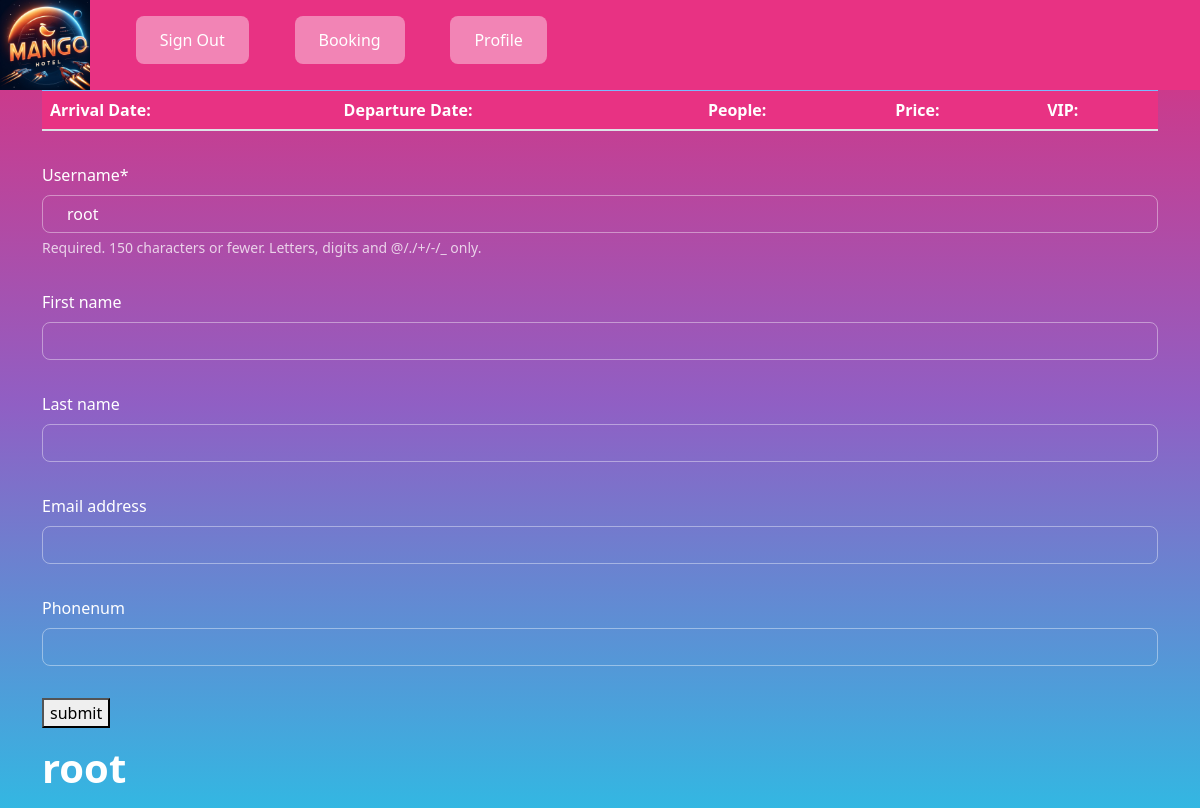
Page /profile (signed in) on the earlier database version.
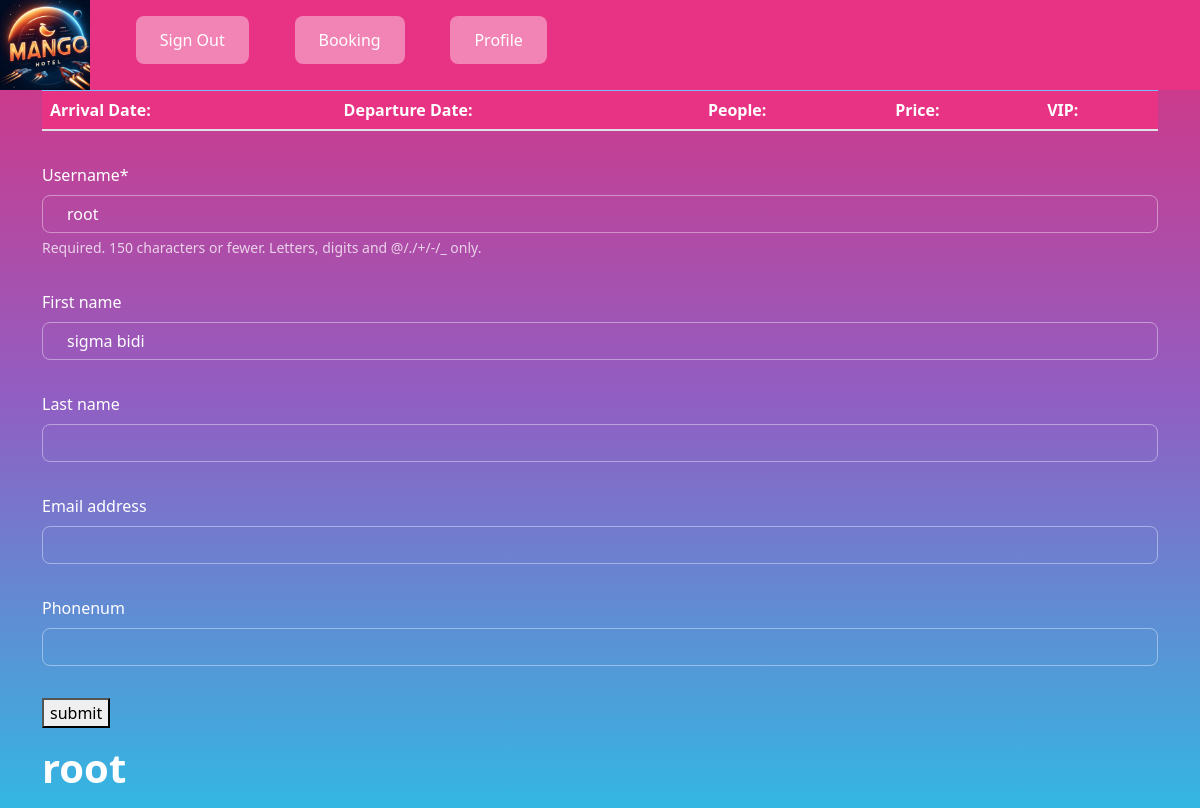
Same page on the later database version.
### website/models.py (models this page shows)
class HotelUser(AbstractUser):
    phonenum = models.CharField(max_length=14, blank=True)

### website/views.py (the view)
# urls.py: path("profile", views.profile, name="profile")
def profile(request):
    tablestuff = Booking.objects.filter(booking_user_id_id=request.user)
    profiletable = request.user
    form = ProfileForm(instance=request.user)
    if request.method == "POST":
        form = ProfileForm(request.POST, instance=request.user)
        if form.is_valid():
            form.save()
    context = {'profileform': form,
               'profiledb': profiletable,
               'record': tablestuff}
    return render(request, 'pages/profile.html', context = context)

### website/forms.py
class ProfileForm(forms.ModelForm):
    class Meta:
        model = HotelUser
        fields = ['username', 'first_name','last_name','email', 'phonenum']

### website/templates/pages/profile.html (shortened to what this page needs)
{% extends 'pages/base.html' %}
{% load crispy_forms_tags %}
{% block content %}
<table class="table">
    <thead class="table-primary">
        <th scope="col"> Arrival Date: </th>
        <th scope="col"> Departure Date: </th>
        <th scope="col"> People: </th>
        <th scope="col"> Price: </th>
        <th scope="col"> VIP: </th>
    </thead>
</table>
<form method = "POST" autocomplete = "on">
    {{profileform|crispy}}
    <button type="submit"> submit </button>
</form>
<h1> {{profiledb.username}} </h1>
{% endblock %}

### website/templates/pages/base.html
{% load static %}
<head>
    <link rel="stylesheet" href="{% static 'css/styles.css' %}">
    <link rel="stylesheet" href="{% static 'css/Bootstrap.css' %}">
    <link rel="stylesheet" href="{% static 'css/Bootswatch.css'%}">
</head>
<body>
    {% include 'pages/navbar.html' %}
    {% block main_container %}
    <div class="container">
    {% block content %}
    {% endblock %}
    </div>
    {% endblock %}
</body>

### website/templates/pages/navbar.html (shortened to what this page needs)
{% load static %}
{% block content %}
<nav class="navbar navbar-expand-sm bg-primary">
    <ul class="navbar-nav">
    <div class="logo-div">
      <a href="{% url '' %}">
      <img src="{% static 'Imagery/Logo.webp' %}">
    </a>
  </div>
  {% if user.is_authenticated %}
      <a href = "{% url 'logout' %}">
        <button class="btn btn-secondary mt-2 "> Sign Out </button>
      </a>
      {% endif %}
      <a href = "{% url 'booking' %}">
        <button class="btn btn-secondary mt-2 "> Booking </button>
      </a>
      <a href = "{% url 'profile' %}">
        <button class="btn btn-secondary mt-2 ml-auto"> Profile </button>
      </a>
    </ul>
  </nav>
  {% endblock %}

### static/css/styles.css (style rules this page uses)
body { background-image: linear-gradient(360deg, #33b7e2, #905fc4, #dc307c) !important }
.navbar { height:90px; }
.logo-div { height:90px; width:90px; }
.logo-div img { width:100%; height:100%; }

Differences in the rows shown:
changed HotelUser "root": first_name (not shown) → "sigma bidi"
